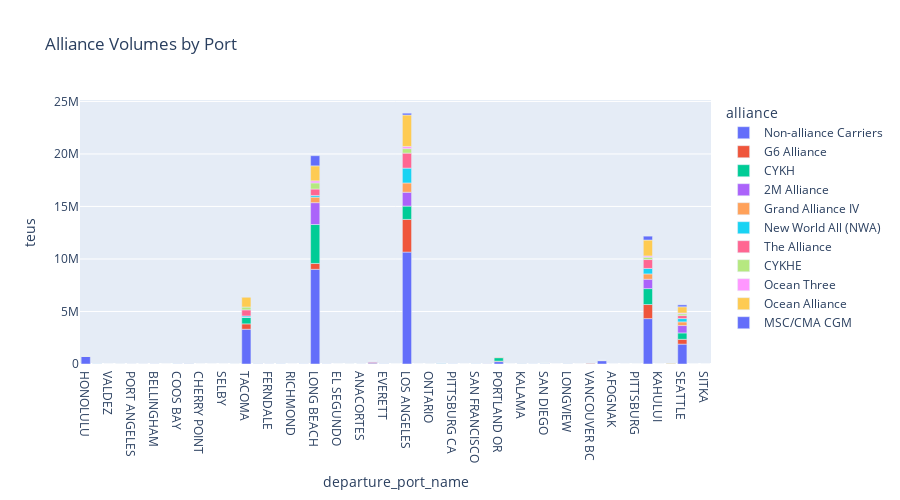

The code cell stored with this chart in its notebook:
### Code cell
df = (
    exports_lf
    #group by alliance and port
    .group_by('alliance', 'departure_port_name')
    .agg(pl.col('teus').sum())
    .collect()
)

px.bar(
    df, x='departure_port_name', y='teus',
    color='alliance',
    title='Alliance Volumes by Port',
    width=900,
    height=500)

### Figure 1 — Plotly figure (JSON) as saved in the notebook; plotly's stock layout.template omitted (floating-point values rounded to 4 significant figures)
{"data": [{"alignmentgroup": "True", "hovertemplate": "alliance=Non-alliance Carriers<br>departure_port_name=%{x}<br>teus=%{y}<extra></extra>", "legendgroup": "Non-alliance Carriers", "marker": {"color": "#636efa", "pattern": {"shape": ""}}, "name": "Non-alliance Carriers", "offsetgroup": "Non-alliance Carriers", "orientation": "v", "showlegend": true, "textposition": "auto", "type": "bar", "x": ["HONOLULU", "RICHMOND CA", "VALDEZ", "MARTINEZ", "PORT ANGELES", "ASTORIA", "BELLINGHAM", "NIKISKI", "COOS BAY", "VANCOUVER WA", "CHERRY POINT", "WHITTIER", "SELBY", "SEWARD", "TACOMA", "ABERDEEN", "FERNDALE", "BENICIA", "RICHMOND", "OLYMPIA", "LONG BEACH", "STOCKTON", "EL SEGUNDO", "PORT TOWNSEND", "ANACORTES", "DUTCH HARBOR", "EVERETT", "CROCKETT", "LOS ANGELES", "KETCHIKAN", "ONTARIO", "ANCHORAGE", "PITTSBURG CA", "HILO", "SAN FRANCISCO", "KODIAK", "PORTLAND OR", "SAND PNT", "KALAMA", "SACRAMENTO", "SAN DIEGO", "EUREKA", "LONGVIEW", "NEWPORT OR", "VANCOUVER BC", "PT HUENEME", "AFOGNAK", "ABERDEEN WA", "PITTSBURG", "OAKLAND", "KAHULUI", "DUTCH HBR", "SEATTLE"], "xaxis": "x", "y": [716800.0, 6929.0, 36.11, 433.3, 1101.0, 641.0, 3752.0, 319.4, 1020.0, 28850.0, 279.9, 18.06, 4.514, 176.0, 3310000.0, 42010.0, 5044.0, 1038.0, 573.3, 2830.0, 9014000.0, 1873.0, 117.4, 56.51, 5348.0, 79140.0, 26280.0, 4.514, 10660000.0, 9.028, 4.514, 51970.0, 908.8, 4.514, 4088.0, 4779.0, 225800.0, 27.08, 34890.0, 1440.0, 74060.0, 451.4, 44110.0, 9.028, 16820.0, 322100.0, 1551.0, 302.4, 31.6, 4321000.0, 18.06, 7819.0, 1892000.0], "yaxis": "y"}, {"alignmentgroup": "True", "hovertemplate": "alliance=G6 Alliance<br>departure_port_name=%{x}<br>teus=%{y}<extra></extra>", "legendgroup": "G6 Alliance", "marker": {"color": "#EF553B", "pattern": {"shape": ""}}, "name": "G6 Alliance", "offsetgroup": "G6 Alliance", "orientation": "v", "showlegend": true, "textposition": "auto", "type": "bar", "x": ["DUTCH HARBOR", "BELLINGHAM", "COOS BAY", "BENICIA", "ANCHORAGE", "TACOMA", "HONOLULU", "FERNDALE", "OAKLAND", "PORT ANGELES", "VANCOUVER BC", "ABERDEEN", "LONGVIEW", "SEWARD", "SACRAMENTO", "VANCOUVER WA", "SEATTLE", "LONG BEACH", "SAN DIEGO", "OLYMPIA", "LOS ANGELES", "PT HUENEME", "PORTLAND OR", "STOCKTON", "KALAMA", "ASTORIA", "RICHMOND CA", "EVERETT", "SAN FRANCISCO"], "xaxis": "x", "y": [80850.0, 27.08, 144.4, 72.22, 10450.0, 511900.0, 24090.0, 18.06, 1341000.0, 4.514, 38050.0, 45.14, 63.19, 13.54, 13.54, 18.06, 459200.0, 559300.0, 199.1, 31.6, 3110000.0, 3572.0, 47510.0, 27.08, 261.8, 9.028, 85.76, 4.514, 72.22], "yaxis": "y"}, {"alignmentgroup": "True", "hovertemplate": "alliance=CYKH<br>departure_port_name=%{x}<br>teus=%{y}<extra></extra>", "legendgroup": "CYKH", "marker": {"color": "#00cc96", "pattern": {"shape": ""}}, "name": "CYKH", "offsetgroup": "CYKH", "orientation": "v", "showlegend": true, "textposition": "auto", "type": "bar", "x": ["TACOMA", "PORTLAND OR", "KALAMA", "PITTSBURG CA", "OLYMPIA", "SAN FRANCISCO", "HONOLULU", "ABERDEEN", "VANCOUVER WA", "COOS BAY", "EVERETT", "SACRAMENTO", "LONGVIEW", "SEATTLE", "SAN DIEGO", "STOCKTON", "PT HUENEME", "RICHMOND CA", "BENICIA", "OAKLAND", "REDWOOD CY", "LONG BEACH", "LOS ANGELES"], "xaxis": "x", "y": [635600.0, 328300.0, 81.25, 117.4, 112.8, 13.54, 501.0, 22.57, 103.8, 72.22, 9.028, 18.06, 316.0, 608300.0, 13.54, 58.68, 11580.0, 4.514, 18.06, 1517000.0, 87.76, 3707000.0, 1269000.0], "yaxis": "y"}, {"alignmentgroup": "True", "hovertemplate": "alliance=2M Alliance<br>departure_port_name=%{x}<br>teus=%{y}<extra></extra>", "legendgroup": "2M Alliance", "marker": {"color": "#ab63fa", "pattern": {"shape": ""}}, "name": "2M Alliance", "offsetgroup": "2M Alliance", "orientation": "v", "showlegend": true, "textposition": "auto", "type": "bar", "x": ["DUTCH HBR", "HONOLULU", "TACOMA", "ANCHORAGE", "LOS ANGELES", "LONG BEACH", "PORTLAND OR", "KODIAK", "DUTCH HARBOR", "BENICIA", "PT HUENEME", "SEATTLE", "OAKLAND"], "xaxis": "x", "y": [6417.0, 259.5, 2496.0, 2623, 1319000.0, 2080000.0, 22020.0, 8159.0, 81600.0, 124, 5210.0, 700400.0, 890600.0], "yaxis": "y"}, {"alignmentgroup": "True", "hovertemplate": "alliance=Grand Alliance IV<br>departure_port_name=%{x}<br>teus=%{y}<extra></extra>", "legendgroup": "Grand Alliance IV", "marker": {"color": "#FFA15A", "pattern": {"shape": ""}}, "name": "Grand Alliance IV", "offsetgroup": "Grand Alliance IV", "orientation": "v", "showlegend": true, "textposition": "auto", "type": "bar", "x": ["STOCKTON", "SAN FRANCISCO", "TACOMA", "PT HUENEME", "SAN DIEGO", "PORTLAND OR", "OAKLAND", "PITTSBURG CA", "LONGVIEW", "BENICIA", "VANCOUVER WA", "SEATTLE", "LOS ANGELES", "COOS BAY", "LONG BEACH", "HONOLULU", "KALAMA", "EVERETT"], "xaxis": "x", "y": [18.06, 45.14, 207.6, 117.4, 4.514, 79680.0, 507000.0, 9.028, 40.62, 4.514, 613.9, 352400.0, 882100.0, 36.11, 527000.0, 25300.0, 9.028, 22.57], "yaxis": "y"}, {"alignmentgroup": "True", "hovertemplate": "alliance=New World All (NWA)<br>departure_port_name=%{x}<br>teus=%{y}<extra></extra>", "legendgroup": "New World All (NWA)", "marker": {"color": "#19d3f3", "pattern": {"shape": ""}}, "name": "New World All (NWA)", "offsetgroup": "New World All (NWA)", "orientation": "v", "showlegend": true, "textposition": "auto", "type": "bar", "x": ["ABERDEEN", "DUTCH HARBOR", "SAN DIEGO", "SEATTLE", "HONOLULU", "KODIAK", "LONGVIEW", "OLYMPIA", "OAKLAND", "MARTINEZ", "PITTSBURG CA", "KALAMA", "RICHMOND CA", "ANACORTES", "LOS ANGELES", "ANCHORAGE", "BENICIA", "PORTLAND OR", "TACOMA", "SAN FRANCISCO", "LONG BEACH"], "xaxis": "x", "y": [18.06, 1377.0, 149.0, 315800.0, 1092.0, 18.06, 4.514, 49.65, 522100.0, 4.514, 18.06, 36.11, 49.65, 9.028, 1414000.0, 23620.0, 22.57, 4.514, 114500.0, 40.62, 159100.0], "yaxis": "y"}, {"alignmentgroup": "True", "hovertemplate": "alliance=The Alliance<br>departure_port_name=%{x}<br>teus=%{y}<extra></extra>", "legendgroup": "The Alliance", "marker": {"color": "#FF6692", "pattern": {"shape": ""}}, "name": "The Alliance", "offsetgroup": "The Alliance", "orientation": "v", "showlegend": true, "textposition": "auto", "type": "bar", "x": ["DUTCH HARBOR", "COOS BAY", "PITTSBURG CA", "SEATTLE", "STOCKTON", "KALAMA", "LOS ANGELES", "HONOLULU", "ANCHORAGE", "LONGVIEW", "BELLINGHAM", "TACOMA", "SAN FRANCISCO", "PORTLAND OR", "RICHMOND CA", "SAN DIEGO", "FERNDALE", "BENICIA", "ABERDEEN", "OAKLAND", "LONG BEACH", "PT HUENEME", "VANCOUVER WA", "OLYMPIA"], "xaxis": "x", "y": [796.5, 45.14, 13.54, 282700.0, 27.08, 185.1, 1429000.0, 4231.0, 1548.0, 212.1, 9.028, 581700.0, 451.4, 257.3, 31.6, 209.1, 54.17, 270.8, 513.6, 847000.0, 613300.0, 8267.0, 135.4, 54.17], "yaxis": "y"}, {"alignmentgroup": "True", "hovertemplate": "alliance=CYKHE<br>departure_port_name=%{x}<br>teus=%{y}<extra></extra>", "legendgroup": "CYKHE", "marker": {"color": "#B6E880", "pattern": {"shape": ""}}, "name": "CYKHE", "offsetgroup": "CYKHE", "orientation": "v", "showlegend": true, "textposition": "auto", "type": "bar", "x": ["OLYMPIA", "PT HUENEME", "OAKLAND", "SEATTLE", "LOS ANGELES", "PORTLAND OR", "LONGVIEW", "SAN DIEGO", "RICHMOND CA", "PITTSBURG CA", "COOS BAY", "KALAMA", "TACOMA", "BENICIA", "LONG BEACH", "VANCOUVER WA", "STOCKTON"], "xaxis": "x", "y": [72.22, 2127.0, 227900.0, 166600.0, 424600.0, 65.54, 121.9, 29.53, 4.514, 31.6, 9.028, 63.19, 266300.0, 4.514, 582000.0, 27.08, 9.028], "yaxis": "y"}, {"alignmentgroup": "True", "hovertemplate": "alliance=Ocean Three<br>departure_port_name=%{x}<br>teus=%{y}<extra></extra>", "legendgroup": "Ocean Three", "marker": {"color": "#FF97FF", "pattern": {"shape": ""}}, "name": "Ocean Three", "offsetgroup": "Ocean Three", "orientation": "v", "showlegend": true, "textposition": "auto", "type": "bar", "x": ["HONOLULU", "OAKLAND", "LOS ANGELES", "SEATTLE", "LONG BEACH"], "xaxis": "x", "y": [9.028, 114600.0, 208600.0, 73080.0, 197300.0], "yaxis": "y"}, {"alignmentgroup": "True", "hovertemplate": "alliance=Ocean Alliance<br>departure_port_name=%{x}<br>teus=%{y}<extra></extra>", "legendgroup": "Ocean Alliance", "marker": {"color": "#FECB52", "pattern": {"shape": ""}}, "name": "Ocean Alliance", "offsetgroup": "Ocean Alliance", "orientation": "v", "showlegend": true, "textposition": "auto", "type": "bar", "x": ["DUTCH HBR", "LONG BEACH", "TACOMA", "PORTLAND OR", "PORT TOWNSEND", "SAN DIEGO", "HONOLULU", "LOS ANGELES", "KALAMA", "DUTCH HARBOR", "OAKLAND", "SEATTLE", "SAN FRANCISCO", "ONTARIO", "SITKA", "PT HUENEME"], "xaxis": "x", "y": [47690.0, 1428000.0, 959700.0, 995.5, 407.7, 6, 4834.0, 2995000.0, 3, 5014.0, 1515000.0, 597200.0, 3, 14, 4, 6542.0], "yaxis": "y"}, {"alignmentgroup": "True", "hovertemplate": "alliance=MSC/CMA CGM<br>departure_port_name=%{x}<br>teus=%{y}<extra></extra>", "legendgroup": "MSC/CMA CGM", "marker": {"color": "#636efa", "pattern": {"shape": ""}}, "name": "MSC/CMA CGM", "offsetgroup": "MSC/CMA CGM", "orientation": "v", "showlegend": true, "textposition": "auto", "type": "bar", "x": ["KALAMA", "TACOMA", "LOS ANGELES", "LONG BEACH", "SAN FRANCISCO", "OAKLAND", "HONOLULU", "SEATTLE", "SAN DIEGO"], "xaxis": "x", "y": [5, 212.1, 170700.0, 965500.0, 1669.0, 369400.0, 337.5, 181100.0, 92.28], "yaxis": "y"}], "layout": {"barmode": "relative", "height": 500, "legend": {"title": {"text": "alliance"}, "tracegroupgap": 0}, "title": {"text": "Alliance Volumes by Port"}, "width": 900, "xaxis": {"anchor": "y", "domain": [0, 1], "title": {"text": "departure_port_name"}}, "yaxis": {"anchor": "x", "domain": [0, 1], "title": {"text": "teus"}}}}
